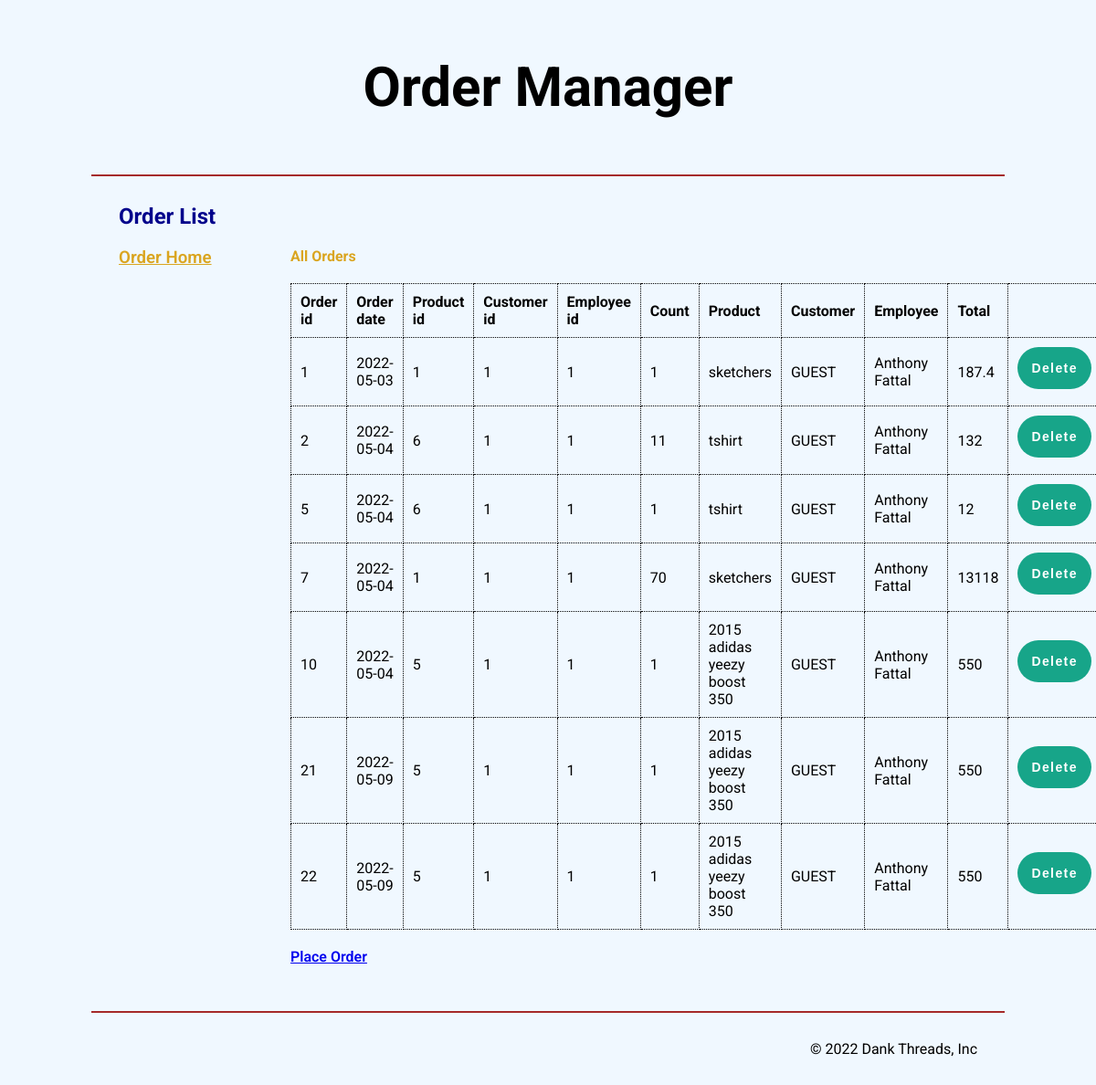
The app's page /orderview.php with its own data.
### tables this page shows
CREATE TABLE `orders` (
  `oid` int(11) NOT NULL,
  `odate` date NOT NULL,
  `pid` int(11) NOT NULL,
  `cid` int(11) NOT NULL,
  `eid` int(11) NOT NULL,
  `count` int(11) NOT NULL
);

CREATE TABLE `products` (
  `pid` int(11) NOT NULL,
  `pname` varchar(255) NOT NULL,
  `stock` int(11) NOT NULL,
  `price` decimal(10,2) NOT NULL,
  `category` varchar(255) NOT NULL,
  `sid` int(255) NOT NULL,
  `color` varchar(255) NOT NULL,
  `psize` varchar(255) NOT NULL
);

CREATE TABLE `customers` (
  `cid` int(11) NOT NULL,
  `cname` varchar(255) NOT NULL,
  `zip` int(11) NOT NULL,
  `phone_number` varchar(255) NOT NULL,
  `email` varchar(255) NOT NULL
);

CREATE TABLE `employees` (
  `eid` int(11) NOT NULL,
  `ename` varchar(255) NOT NULL,
  `phone_number` varchar(50) NOT NULL,
  `email` varchar(250) NOT NULL
);

### orderview.php (the view, shortened to what this page needs)
<?php
include('db_conn.php');
$info = $show2 = $show1 = '';
$sql2 = "select orders.*, customers.cname, employees.ename, products.pname, products.price from orders
left outer join customers on orders.cid = customers.cid
left outer JOIN employees on orders.eid = employees.eid
left outer JOIN products on products.pid = orders.pid;";
$result1 = mysqli_query($conn,$sql2);
$row1 = mysqli_fetch_assoc($result1);
if(!empty($row1)) {
    do {
        $total = $row1['count'] * $row1['price'];
        $show2 .= '
        <tr>
            <td>'.$row1['oid'].'</td>
            <td>'.$row1['odate'].'</td>
            <td>'.$row1['pid'].'</td>
            <td>'.$row1['cid'].'</td>
            <td>'.$row1['eid'].'</td>
            <td>'.$row1['count'].'</td>
            <td>'.$row1['pname'].'</td>
            <td>'.$row1['cname'].'</td>
            <td>'.$row1['ename'].'</td>
            <td>'.$total.'</td>
            <td><button onclick="location.href=\'orderview.php?dlt_id='.$row1['oid'].'\';">Delete</button></td>
        </tr>';
    }
    while($row1 = mysqli_fetch_assoc($result1));
}
?>
<!DOCTYPE html>
<html lang="en">
<head>
    <link rel="stylesheet" href="dtstyle.css">
    <link rel="stylesheet" href="formstyle.css">
</head>
<body>
    <header>
        <h1>
            Order Manager
        </h1>
    </header>
    <main>
        <h2 class="page_title">
            Order List
        </h2>
        <div class="flex">
            <aside class="left">
                <h3 class="title"><a href="orderview.php">Order Home</a></h3>
            </aside>
        <aside class="right">
            <h4 class="title"><?php echo "All Orders"?> </h4>
            <table class="list">
                <tr>
                    <th>Order id</th>
                    <th>Order date</th>
                    <th>Product id</th>
                    <th>Customer id</th>
                    <th>Employee id</th>
                    <th>Count</th>
                    <th>Product</th>
                    <th>Customer</th>
                    <th>Employee</th>
                    <th>Total</th>
                    <th></th>
                </tr>
                <?php echo $show2; ?>
            </table>
            <a href="orderchooseemployee.php">Place Order</a>
        </aside>
        </div>
    </main>
    <footer>
        <p>&copy; 2022 Dank Threads, Inc</p>
    </footer>
</body>
</html>

### dtstyle.css (style rules this page uses)
* { margin: 0; padding: 0; font-family: sans-serif; }
body { max-width: 1000px; margin-left: auto; margin-right: auto; }
header { padding: 30px; border-bottom: 2px solid brown; }
main { padding: 30px; }
.flex { display: flex; flex-direction: row; flex-wrap: nowrap; padding: 20px 0; }
.page_title { color: darkblue; }
.title a { color: inherit !important; }
.title { margin-bottom: 10px; color: goldenrod; }
.left { width: 20%; }
.right { width: 80%; }
table.list { border: 2px gray groove; margin: 20px 0; }
table { margin: 20px 0; }
table.list, .list th, .list td { padding: 10px; border: 1px dotted; border-collapse: collapse; }
th, td { padding: 10px; }
button { padding: 5px; }
main a { font-weight: 600; }
footer { padding: 30px; text-align: right; border-top: 2px solid brown; }

### formstyle.css (style rules this page uses)
* { background: aliceblue; font-family: FontAwesome, "Roboto", sans-serif; }
header { padding: 60px; text-align: center; color: black; font-size: 30px; font-family: FontAwesome, "Roboto", sans-serif; }
button { font-family: "Titillium Web", sans-serif; font-size: 14px; font-weight: bold; letter-spacing: .1em; outline: 0; background: #17a589; width: 100%; border: 0; border-radius:30px; margin: 0px 0px 8px; padding: 15px; color: #FFFFFF; -webkit-transition: all 0.3 ease; transition: all 0.3 ease; cursor: pointer; transition: all 0.2s; }
table { border-collapse: collapse; width: 100%; }
td, th { border: 1px solid black; text-align: left; padding: 8px; }
h1 { text-align: center; }

### records on screen
orders: oid "1", odate "2022-05-03", pid "1", cid "1", eid "1", count "1", pid.pname "sketchers", cid.cname "GUEST", eid.ename "Anthony Fattal", count.price "187.4"
orders: oid "2", odate "2022-05-04", pid "6", cid "1", eid "1", count "11", pid.pname "tshirt", cid.cname "GUEST", eid.ename "Anthony Fattal", count.price "132"
orders: oid "5", odate "2022-05-04", pid "6", cid "1", eid "1", count "1", pid.pname "tshirt", cid.cname "GUEST", eid.ename "Anthony Fattal", count.price "12"
orders: oid "7", odate "2022-05-04", pid "1", cid "1", eid "1", count "70", pid.pname "sketchers", cid.cname "GUEST", eid.ename "Anthony Fattal", count.price "13118"
orders: oid "10", odate "2022-05-04", pid "5", cid "1", eid "1", count "1", pid.pname "2015 adidas yeezy boost 350", cid.cname "GUEST", eid.ename "Anthony Fattal", count.price "550"
orders: oid "21", odate "2022-05-09", pid "5", cid "1", eid "1", count "1", pid.pname "2015 adidas yeezy boost 350", cid.cname "GUEST", eid.ename "Anthony Fattal", count.price "550"
orders: oid "22", odate "2022-05-09", pid "5", cid "1", eid "1", count "1", pid.pname "2015 adidas yeezy boost 350", cid.cname "GUEST", eid.ename "Anthony Fattal", count.price "550"
